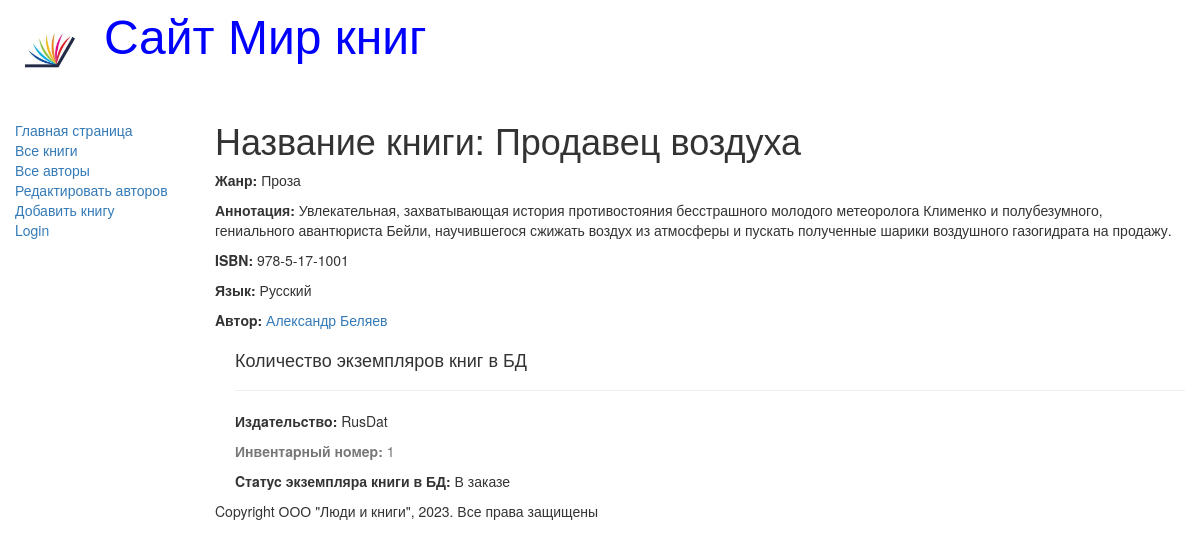
Screenshot of /book/1 with the database file from the repository.
### catalog/models.py (models this page shows, shortened)
class Book(models.Model):
    title = models.CharField(max_length=200, help_text='Введите название книги', verbose_name='Название книги')
    genre = models.ForeignKey('Genre', on_delete=models.CASCADE, help_text='Введите жанр книги', verbose_name='Жанр книги', null=True)
    language = models.ForeignKey('Language', on_delete=models.CASCADE, help_text='Введите язык книги', verbose_name='Язык книги', null=True)
    author = models.ManyToManyField('Author', help_text='Введите автора книги', verbose_name='Автор книги')
    summary = models.TextField(max_length=1000, help_text='Введите краткое описание книги', verbose_name='Кратое описание книги')
    isbn = models.CharField(max_length=13, help_text='Должно содержать 13 символов', verbose_name='ISBN книги')
    def display_author(self):
        return ', '.join([author.last_name for author in self.author.all()])
    display_author.short_description = 'Авторы'

class Genre(models.Model):
    name = models.CharField(max_length=200, help_text='Введите жанр книги', verbose_name='Жанр книги')
    def __str__(self):
        return self.name

class Language(models.Model):
    name = models.CharField(max_length=20, help_text='Введите язык книги', verbose_name='Язык книги')
    def __str__(self):
        return self.name

class Author(models.Model):
    first_name = models.CharField(max_length=100, help_text='Введите имя автора', verbose_name='Имя автора')
    last_name = models.CharField(max_length=100, help_text='Введите фамилию автора', verbose_name='Фамилия автора')
    date_of_birth = models.DateField(help_text='Введите дату рождения', verbose_name='Дата рождения', null=True, blank=True)
    date_of_death = models.DateField(help_text='Введите дату смерти', verbose_name='Дата смерти', null=True, blank=True)

class BookInstance(models.Model):
    book = models.ForeignKey('Book', on_delete=models.CASCADE, null=True)
    inv_nom = models.CharField(max_length=20, null=True, help_text='Введите инвентарный номер экземпляра', verbose_name='Инвентарный номер')
    imprint = models.CharField(max_length=200, help_text='Введите издательство и год выnуска', verbose_name='Издательство')
    status = models.ForeignKey('Status', on_delete=models.CASCADE, null=True, help_text='Изменить состояние экземпляра', verbose_name='Cтaтyc экземпляра книги')
    due_back = models.DateField(null=True, blank=True, help_text='Введите конец срока статуса', verbose_name='Дaтa окончания статуса')
    borrower = models.ForeignKey(User, on_delete=models.SET_NULL, null=True, blank=True, verbose_name='Заказчик', help_text='Выберите заказчика книги')

class Status(models.Model):
    name = models.CharField(max_length=20, help_text='Введите статус экземпляра книги', verbose_name='Cтaтyc экземпляра книги')
    def __str__(self):
        return self.name

### catalog/views.py (the view)
# urls.py: url(r'^book/(?P<pk>\d+)$', views.BookDetailView.as_view(), name='book-detail'),
class BookDetailView(generic.DetailView):
    model = Book

### catalog/templates/catalog/book_detail.html (shortened to what this page needs)
{% extends "base_generic.html" %}
{% block content %}
    <h1>Название книги: {{ book.title }}</h1>
    <p><strong>Жанр:</strong> {{ book.genre }}</p>
    <p><strong>Аннотация:</strong> {{ book.summary }}</p>
    <p><strong>ISBN:</strong> {{ book.isbn }}</p>
    <p><strong>Язык:</strong> {{ book.language }}</p>
    {% for author in book.author.all %}
        <p><strong>Aвтop:</strong><a href=""> {{ author.first_name }} {{ author.last_name }}</a></p>
    {% endfor %}
    <div style="margin-left: 20px; margin-top: 20px">
        <h4>Количество экземпляров книг в БД</h4>
        {% for copy in book.bookinstance_set.all %}
            <hr>
            <p><strong>Издaтeльcтвo:</strong> {{ copy.imprint }}</p>
            <p class="text-muted"><strong>Инвeнтapный нoмep:</strong> {{ copy.id }}</p>
            <p><strong>Cтaтyc экземпляра книги в БД:</strong> {{ copy.status }}</p>
        {% endfor %}
    </div>
{% endblock %}

### rows the page displays
Book: title "Продавец воздуха", genre "Проза", summary "Увлекательная, захватывающая история противостояния бесстрашного молодого метеоролога Клименко и полубезумного, гениального авантюриста Бейли, научившегося сжижать воздух из атмосферы и пускать полученные шарики воздушного газогидрата на продажу.", isbn "978-5-17-1001", language "Русский"
Author: first_name "Александр", last_name "Беляев"
BookInstance: imprint "RusDat", id "1", status "В заказе"
